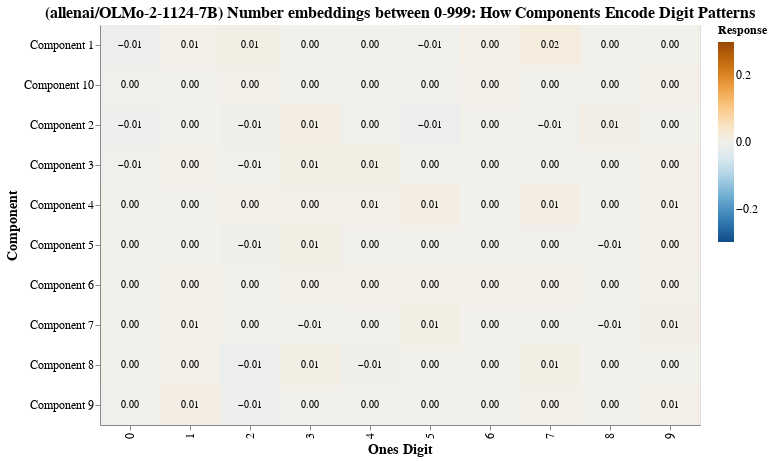

Write notebook code for a chart like this one.
### Code cell
alt.vconcat(*viz.values())

### Figure 1 — Vega-Lite specification as saved in the notebook (floating-point values rounded to 4 significant figures)
{"config": {"view": {"continuousWidth": 300, "continuousHeight": 300}}, "layer": [{"mark": {"type": "rect"}, "encoding": {"color": {"field": "Response", "legend": {"labelFontSize": 12, "titleFontSize": 12}, "scale": {"domain": [-0.3, 0.3], "scheme": "blueorange"}, "type": "quantitative"}, "tooltip": [{"field": "Component", "type": "nominal"}, {"field": "Digit", "type": "quantitative"}, {"field": "Response", "type": "quantitative"}], "x": {"axis": {"labelFontSize": 12, "titleFontSize": 14}, "field": "Digit", "title": "Ones Digit", "type": "ordinal"}, "y": {"axis": {"labelFontSize": 12, "titleFontSize": 14}, "field": "Component", "sort": {"field": "ComponentIndex"}, "title": "Component", "type": "nominal"}}, "name": "view_1", "title": {"text": "(allenai/OLMo-2-1124-7B) Number embeddings between 0-999: How Components Encode Digit Patterns", "fontSize": 16}}, {"mark": {"type": "text", "color": "black", "fontSize": 10}, "encoding": {"text": {"field": "Response", "format": ".2f", "type": "quantitative"}, "x": {"field": "Digit", "type": "ordinal"}, "y": {"field": "Component", "type": "nominal"}}}], "data": {"name": "data-3792f8e1cd5caf400e2567cf16b6613a"}, "height": 400, "params": [{"name": "param_2", "select": {"type": "interval", "encodings": ["x", "y"]}, "bind": "scales", "views": ["view_1"]}], "width": 600, "$schema": "https://vega.github.io/schema/vega-lite/v5.20.1.json", "datasets": {"data-3792f8e1cd5caf400e2567cf16b6613a": [{"Component": "Component 1", "ComponentIndex": 1, "Digit": 0, "Response": -0.009287}, {"Component": "Component 1", "ComponentIndex": 1, "Digit": 1, "Response": 0.005512}, {"Component": "Component 1", "ComponentIndex": 1, "Digit": 2, "Response": 0.008827}, {"Component": "Component 1", "ComponentIndex": 1, "Digit": 3, "Response": -0.002209}, {"Component": "Component 1", "ComponentIndex": 1, "Digit": 4, "Response": -0.002122}, {"Component": "Component 1", "ComponentIndex": 1, "Digit": 5, "Response": -0.005821}, {"Component": "Component 1", "ComponentIndex": 1, "Digit": 6, "Response": 0.004306}, {"Component": "Component 1", "ComponentIndex": 1, "Digit": 7, "Response": 0.01683}, {"Component": "Component 1", "ComponentIndex": 1, "Digit": 8, "Response": -0.003498}, {"Component": "Component 1", "ComponentIndex": 1, "Digit": 9, "Response": -0.001534}, {"Component": "Component 2", "ComponentIndex": 2, "Digit": 0, "Response": -0.008165}, {"Component": "Component 2", "ComponentIndex": 2, "Digit": 1, "Response": 0.0004322}, {"Component": "Component 2", "ComponentIndex": 2, "Digit": 2, "Response": -0.006624}, {"Component": "Component 2", "ComponentIndex": 2, "Digit": 3, "Response": 0.01053}, {"Component": "Component 2", "ComponentIndex": 2, "Digit": 4, "Response": -0.003994}, {"Component": "Component 2", "ComponentIndex": 2, "Digit": 5, "Response": -0.01238}, {"Component": "Component 2", "ComponentIndex": 2, "Digit": 6, "Response": -0.0009169}, {"Component": "Component 2", "ComponentIndex": 2, "Digit": 7, "Response": -0.005162}, {"Component": "Component 2", "ComponentIndex": 2, "Digit": 8, "Response": 0.006821}, {"Component": "Component 2", "ComponentIndex": 2, "Digit": 9, "Response": -0.0007881}, {"Component": "Component 3", "ComponentIndex": 3, "Digit": 0, "Response": -0.00539}, {"Component": "Component 3", "ComponentIndex": 3, "Digit": 1, "Response": 0.002817}, {"Component": "Component 3", "ComponentIndex": 3, "Digit": 2, "Response": -0.006049}, {"Component": "Component 3", "ComponentIndex": 3, "Digit": 3, "Response": 0.00814}, {"Component": "Component 3", "ComponentIndex": 3, "Digit": 4, "Response": 0.008547}, {"Component": "Component 3", "ComponentIndex": 3, "Digit": 5, "Response": 0.001051}, {"Component": "Component 3", "ComponentIndex": 3, "Digit": 6, "Response": 0.0006745}, {"Component": "Component 3", "ComponentIndex": 3, "Digit": 7, "Response": -0.004192}, {"Component": "Component 3", "ComponentIndex": 3, "Digit": 8, "Response": 0.0008523}, {"Component": "Component 3", "ComponentIndex": 3, "Digit": 9, "Response": 0.004112}, {"Component": "Component 4", "ComponentIndex": 4, "Digit": 0, "Response": -0.002354}, {"Component": "Component 4", "ComponentIndex": 4, "Digit": 1, "Response": 0.000186}, {"Component": "Component 4", "ComponentIndex": 4, "Digit": 2, "Response": 0.003734}, {"Component": "Component 4", "ComponentIndex": 4, "Digit": 3, "Response": 0.003918}, {"Component": "Component 4", "ComponentIndex": 4, "Digit": 4, "Response": 0.005285}, {"Component": "Component 4", "ComponentIndex": 4, "Digit": 5, "Response": 0.01136}, {"Component": "Component 4", "ComponentIndex": 4, "Digit": 6, "Response": 0.0003343}, {"Component": "Component 4", "ComponentIndex": 4, "Digit": 7, "Response": 0.01149}, {"Component": "Component 4", "ComponentIndex": 4, "Digit": 8, "Response": 0.001006}, {"Component": "Component 4", "ComponentIndex": 4, "Digit": 9, "Response": 0.005332}, {"Component": "Component 5", "ComponentIndex": 5, "Digit": 0, "Response": -0.0009287}, {"Component": "Component 5", "ComponentIndex": 5, "Digit": 1, "Response": 0.001039}, {"Component": "Component 5", "ComponentIndex": 5, "Digit": 2, "Response": -0.006878}, {"Component": "Component 5", "ComponentIndex": 5, "Digit": 3, "Response": 0.008542}, {"Component": "Component 5", "ComponentIndex": 5, "Digit": 4, "Response": -0.003157}, {"Component": "Component 5", "ComponentIndex": 5, "Digit": 5, "Response": -0.0007587}, {"Component": "Component 5", "ComponentIndex": 5, "Digit": 6, "Response": -0.003737}, {"Component": "Component 5", "ComponentIndex": 5, "Digit": 7, "Response": -0.003716}, {"Component": "Component 5", "ComponentIndex": 5, "Digit": 8, "Response": -0.00508}, {"Component": "Component 5", "ComponentIndex": 5, "Digit": 9, "Response": 0.0048}, {"Component": "Component 6", "ComponentIndex": 6, "Digit": 0, "Response": -0.002043}, {"Component": "Component 6", "ComponentIndex": 6, "Digit": 1, "Response": 0.003971}, {"Component": "Component 6", "ComponentIndex": 6, "Digit": 2, "Response": -0.001743}, {"Component": "Component 6", "ComponentIndex": 6, "Digit": 3, "Response": 0.002155}, {"Component": "Component 6", "ComponentIndex": 6, "Digit": 4, "Response": 0.004318}, {"Component": "Component 6", "ComponentIndex": 6, "Digit": 5, "Response": 0.002435}, {"Component": "Component 6", "ComponentIndex": 6, "Digit": 6, "Response": 0.004107}, {"Component": "Component 6", "ComponentIndex": 6, "Digit": 7, "Response": 0.003532}, {"Component": "Component 6", "ComponentIndex": 6, "Digit": 8, "Response": -0.0001508}, {"Component": "Component 6", "ComponentIndex": 6, "Digit": 9, "Response": 0.002065}, {"Component": "Component 7", "ComponentIndex": 7, "Digit": 0, "Response": -0.0008405}, {"Component": "Component 7", "ComponentIndex": 7, "Digit": 1, "Response": 0.005881}, {"Component": "Component 7", "ComponentIndex": 7, "Digit": 2, "Response": 0.0004171}, {"Component": "Component 7", "ComponentIndex": 7, "Digit": 3, "Response": -0.006009}, {"Component": "Component 7", "ComponentIndex": 7, "Digit": 4, "Response": -0.003586}, {"Component": "Component 7", "ComponentIndex": 7, "Digit": 5, "Response": 0.008966}, {"Component": "Component 7", "ComponentIndex": 7, "Digit": 6, "Response": -0.002599}, {"Component": "Component 7", "ComponentIndex": 7, "Digit": 7, "Response": -0.00312}, {"Component": "Component 7", "ComponentIndex": 7, "Digit": 8, "Response": -0.006425}, {"Component": "Component 7", "ComponentIndex": 7, "Digit": 9, "Response": 0.007911}, {"Component": "Component 8", "ComponentIndex": 8, "Digit": 0, "Response": -0.001727}, {"Component": "Component 8", "ComponentIndex": 8, "Digit": 1, "Response": 0.00229}, {"Component": "Component 8", "ComponentIndex": 8, "Digit": 2, "Response": -0.01262}, {"Component": "Component 8", "ComponentIndex": 8, "Digit": 3, "Response": 0.008256}, {"Component": "Component 8", "ComponentIndex": 8, "Digit": 4, "Response": -0.007001}, {"Component": "Component 8", "ComponentIndex": 8, "Digit": 5, "Response": 0.001297}, {"Component": "Component 8", "ComponentIndex": 8, "Digit": 6, "Response": -0.0006991}, {"Component": "Component 8", "ComponentIndex": 8, "Digit": 7, "Response": 0.008801}, {"Component": "Component 8", "ComponentIndex": 8, "Digit": 8, "Response": -0.0003706}, {"Component": "Component 8", "ComponentIndex": 8, "Digit": 9, "Response": 0.0003611}, {"Component": "Component 9", "ComponentIndex": 9, "Digit": 0, "Response": -0.004333}, {"Component": "Component 9", "ComponentIndex": 9, "Digit": 1, "Response": 0.009679}, {"Component": "Component 9", "ComponentIndex": 9, "Digit": 2, "Response": -0.007536}, {"Component": "Component 9", "ComponentIndex": 9, "Digit": 3, "Response": -0.0004373}, {"Component": "Component 9", "ComponentIndex": 9, "Digit": 4, "Response": -0.0006271}, {"Component": "Component 9", "ComponentIndex": 9, "Digit": 5, "Response": -0.002143}, {"Component": "Component 9", "ComponentIndex": 9, "Digit": 6, "Response": -0.0009581}, {"Component": "Component 9", "ComponentIndex": 9, "Digit": 7, "Response": 0.00316}, {"Component": "Component 9", "ComponentIndex": 9, "Digit": 8, "Response": -0.002314}, {"Component": "Component 9", "ComponentIndex": 9, "Digit": 9, "Response": 0.005288}, {"Component": "Component 10", "ComponentIndex": 10, "Digit": 0, "Response": -0.003808}, {"Component": "Component 10", "ComponentIndex": 10, "Digit": 1, "Response": -0.004029}, {"Component": "Component 10", "ComponentIndex": 10, "Digit": 2, "Response": 0.002237}, {"Component": "Component 10", "ComponentIndex": 10, "Digit": 3, "Response": -0.0002908}, {"Component": "Component 10", "ComponentIndex": 10, "Digit": 4, "Response": -0.001045}, {"Component": "Component 10", "ComponentIndex": 10, "Digit": 5, "Response": -0.004267}, {"Component": "Component 10", "ComponentIndex": 10, "Digit": 6, "Response": 0.002735}, {"Component": "Component 10", "ComponentIndex": 10, "Digit": 7, "Response": -0.00233}, {"Component": "Component 10", "ComponentIndex": 10, "Digit": 8, "Response": -0.001112}, {"Component": "Component 10", "ComponentIndex": 10, "Digit": 9, "Response": 0.003497}]}}
